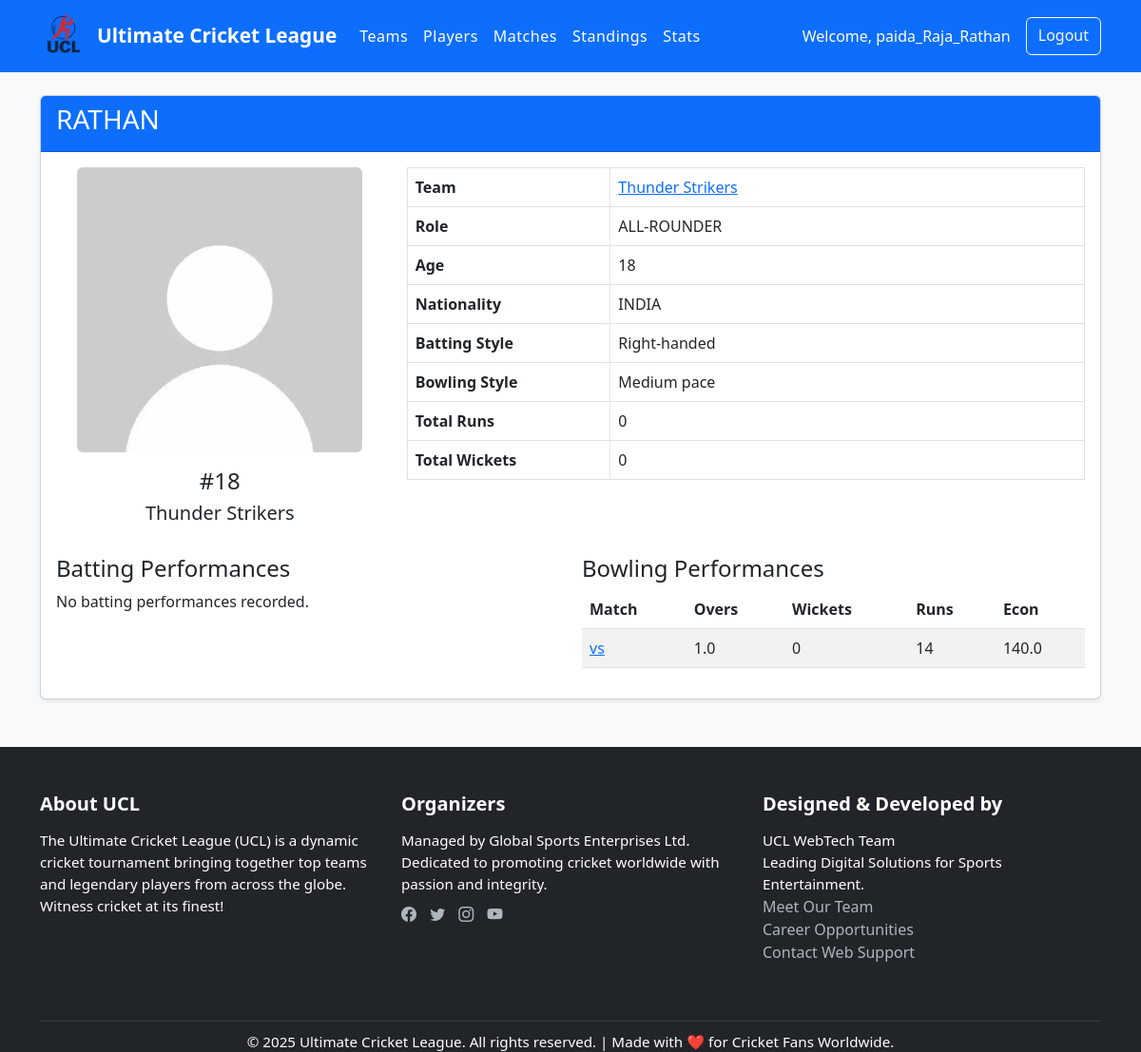
Before: /players/2/ (signed in) with the older database file.
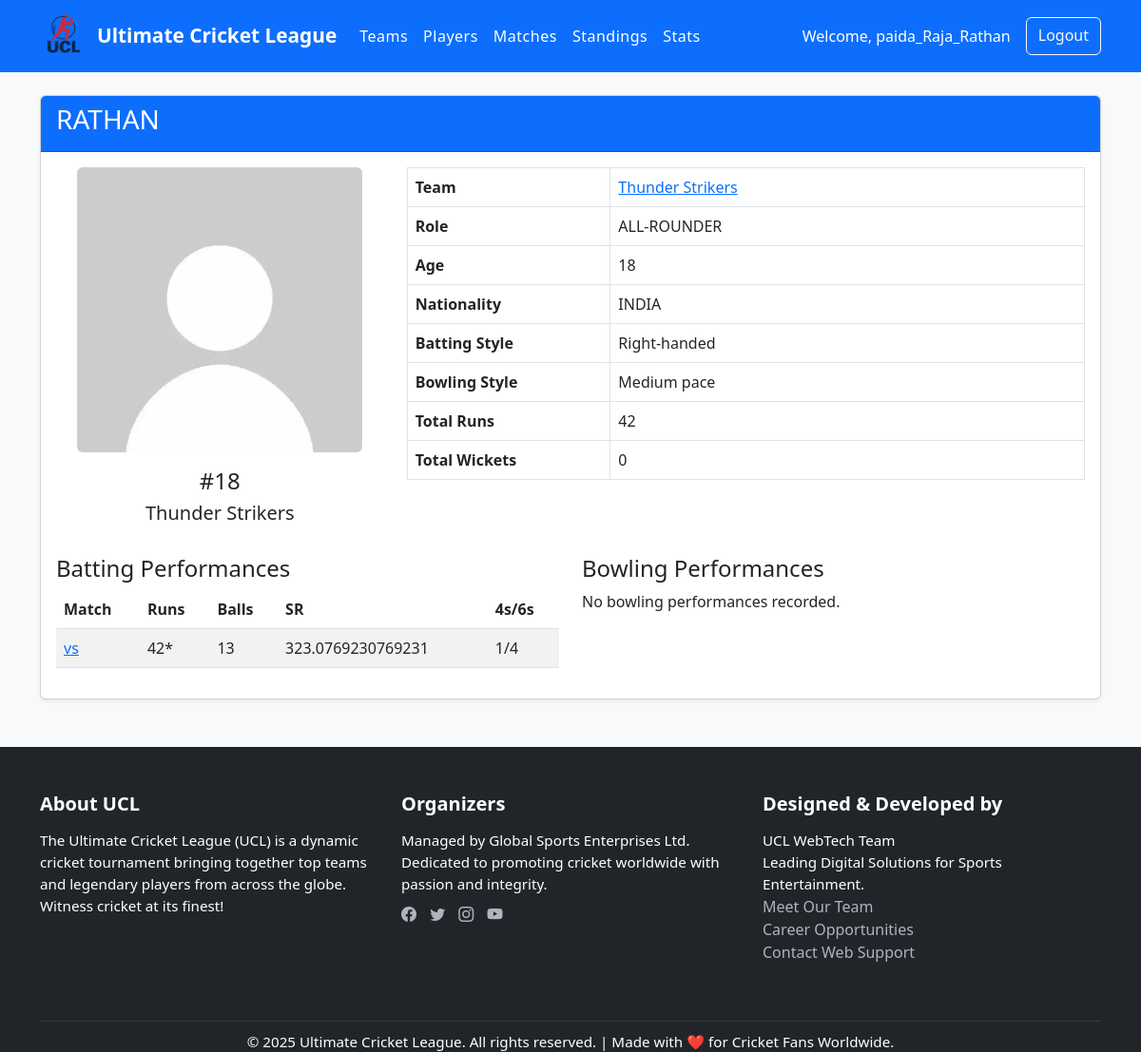
After: the same page with the newer database file.
### tournament/models.py (models this page shows, shortened)
class Player(models.Model):
    BATTING_STYLE = [
        ('Right', 'Right-handed'),
        ('Left', 'Left-handed'),
    ]
    BOWLING_STYLE = [
        ('Fast', 'Fast bowler'),
        ('Medium', 'Medium pace'),
        ('Spin', 'Spin bowler'),
        ('NA', 'Not a bowler'),
    ]
    name = models.CharField(max_length=100)
    team = models.ForeignKey(Team, on_delete=models.CASCADE, related_name='players')
    age = models.PositiveIntegerField()
    nationality = models.CharField(max_length=100)
    batting_style = models.CharField(max_length=10, choices=BATTING_STYLE)
    bowling_style = models.CharField(max_length=10, choices=BOWLING_STYLE)
    role = models.CharField(max_length=50)
    photo = models.ImageField(upload_to='player_photos/', null=True, blank=True)
    jersey_number = models.PositiveIntegerField()
    total_runs = models.PositiveIntegerField(default=0)
    total_balls_faced = models.PositiveIntegerField(default=0)
    total_fours = models.PositiveIntegerField(default=0)
    total_sixes = models.PositiveIntegerField(default=0)
    highest_score = models.PositiveIntegerField(default=0)
    fifties = models.PositiveIntegerField(default=0)
    centuries = models.PositiveIntegerField(default=0)
    total_wickets = models.PositiveIntegerField(default=0)
    total_overs_bowled = models.DecimalField(max_digits=5, decimal_places=1, default=0)
    total_runs_conceded = models.PositiveIntegerField(default=0)
    best_bowling_wickets = models.PositiveIntegerField(default=0)
    best_bowling_runs = models.PositiveIntegerField(default=0)
    total_catches = models.PositiveIntegerField(default=0)
    total_stumpings = models.PositiveIntegerField(default=0)
    total_run_outs = models.PositiveIntegerField(default=0)
    out = models.BooleanField(default=False)
    wicket_type = models.CharField(max_length=20, blank=True, null=True)
    @property
    def total_runs(self):
        return sum(performance.runs for performance in self.batting_performances.all())
    @property
    def total_wickets(self):
        return sum(performance.wickets for performance in self.bowling_performances.all())

class BowlingPerformance(models.Model):
    player = models.ForeignKey(Player, on_delete=models.CASCADE, related_name='bowling_performances')
    match = models.ForeignKey('Match', on_delete=models.CASCADE, related_name='bowling_performances')
    innings = models.PositiveIntegerField(default=1)  # <-- Add this
    overs = models.FloatField(default=0)
    maidens = models.IntegerField(default=0)
    runs_conceded = models.IntegerField(default=0)
    wickets = models.IntegerField(default=0)
    economy = models.FloatField(default=0)

class Team(models.Model):
    name = models.CharField(max_length=100, unique=True)
    short_name = models.CharField(max_length=3, blank=True)
    logo = models.ImageField(upload_to='team_logos/', null=True, blank=True)
    home_ground = models.CharField(max_length=100)
    captain = models.ForeignKey('Player', on_delete=models.SET_NULL, null=True, blank=True, related_name='captain_of')
    coach = models.CharField(max_length=100)
    founded = models.PositiveIntegerField()
    public = models.BooleanField(default=True)
    manager = models.ForeignKey(User, on_delete=models.CASCADE, related_name='managed_teams', null=True, blank=True)
    matches_played = models.PositiveIntegerField(default=0)
    wins = models.PositiveIntegerField(default=0)
    losses = models.PositiveIntegerField(default=0)
    draws = models.PositiveIntegerField(default=0)
    points = models.PositiveIntegerField(default=0)  # Added concrete points field
    total_matches = models.IntegerField(default=0)
    wins = models.IntegerField(default=0)
    losses = models.IntegerField(default=0)
    draws = models.IntegerField(default=0)
    points = models.IntegerField(default=0)

class BattingPerformance(models.Model):
    player = models.ForeignKey(Player, on_delete=models.CASCADE, related_name='batting_performances')
    match = models.ForeignKey(Match, on_delete=models.CASCADE, related_name='batting_performances')
    runs = models.PositiveIntegerField(default=0)
    balls_faced = models.PositiveIntegerField(default=0)
    fours = models.PositiveIntegerField(default=0)
    sixes = models.PositiveIntegerField(default=0)
    not_out = models.BooleanField(default=False)
    innings = models.PositiveIntegerField(default=1)
    bowler = models.ForeignKey(Player, on_delete=models.SET_NULL, null=True, blank=True, related_name='bowling_dismissals')
    @property
    def strike_rate(self):
        if self.balls_faced > 0:
            return (self.runs / self.balls_faced) * 100
        return 0

### tournament/views.py (the view)
# urls.py: path('players/<int:player_id>/', views.player_detail, name='player_detail'),
@login_required
def player_detail(request, player_id):
    player = get_object_or_404(Player, pk=player_id)
    batting_performances = player.batting_performances.all().order_by('-match__date')
    bowling_performances = player.bowling_performances.all().order_by('-match__date')
    context = {
        'player': player,
        'batting_performances': batting_performances,
        'bowling_performances': bowling_performances,
    }
    return render(request, 'tournament/player_detail.html', context)

### tournament/templates/tournament/player_detail.html (shortened to what the changed rows need)
{% extends 'tournament/base.html' %}
{% load humanize %}
{% load static%}
{% block content %}
    <div class="card mb-4">
        <div class="card-header bg-primary text-white">
            <h3>{{ player.name }}</h3>
        </div>
        <div class="card-body">
            <div class="row">
                <div class="col-md-4 text-center">
                    {% if player.photo %}
                        <img src="{{ player.photo.url }}" alt="{{ player.name }}" class="img-fluid rounded mb-3" style="max-height: 300px;">
                    {% endif %}
                    <h4>#{{ player.jersey_number }}</h4>
                    <h5>{{ player.team.name }}</h5>
                </div>
                <div class="col-md-8">
                    <table class="table table-bordered">
                        <tr>
                            <th width="30%">Team</th>
                            <td><a href="{% url 'team_detail' player.team.id %}">{{ player.team.name }}</a></td>
                        </tr>
                        <tr>
                            <th>Role</th>
                            <td>{{ player.role }}</td>
                        </tr>
                        <tr>
                            <th>Age</th>
                            <td>{{ player.age }}</td>
                        </tr>
                        <tr>
                            <th>Nationality</th>
                            <td>{{ player.nationality }}</td>
                        </tr>
                        <tr>
                            <th>Batting Style</th>
                            <td>{{ player.get_batting_style_display }}</td>
                        </tr>
                        <tr>
                            <th>Bowling Style</th>
                            <td>{{ player.get_bowling_style_display }}</td>
                        </tr>
                        <tr>
                            <th>Total Runs</th>
                            <td>{{ player.total_runs }}</td>
                        </tr>
                        <tr>
                            <th>Total Wickets</th>
                            <td>{{ player.total_wickets }}</td>
                        </tr>
                    </table>
                </div>
            </div>
            <div class="row mt-4">
                <div class="col-md-6">
                    <h4>Batting Performances</h4>
                    {% if batting_performances %}
                        <div class="table-responsive">
                            <table class="table table-striped">
                                <thead>
                                    <tr>
                                        <th>Match</th>
                                        <th>Runs</th>
                                        <th>Balls</th>
                                        <th>SR</th>
                                        <th>4s/6s</th>
                                    </tr>
                                </thead>
                                <tbody>
                                    {% for performance in batting_performances %}
                                        <tr>
                                            <td>
                                                <a href="{% url 'match_detail' performance.match.id %}">
                                                    vs {{ performance.match.get_opponent_team.name }}
                                                </a>
                                            </td>
                                            <td>{{ performance.runs }}{% if performance.not_out %}*{% endif %}</td>
                                            <td>{{ performance.balls_faced }}</td>
                                            <td>{{ performance.strike_rate }}</td>
                                            <td>{{ performance.fours }}/{{ performance.sixes }}</td>
                                        </tr>
                                    {% endfor %}
                                </tbody>
                            </table>
                        </div>
                    {% else %}
                        <p>No batting performances recorded.</p>
                    {% endif %}
                </div>
                <div class="col-md-6">
                    <h4>Bowling Performances</h4>
                    {% if bowling_performances %}
                        <div class="table-responsive">
                            <table class="table table-striped">
                                <thead>
                                    <tr>
                                        <th>Match</th>
                                        <th>Overs</th>
                                        <th>Wickets</th>
                                        <th>Runs</th>
                                        <th>Econ</th>
                                    </tr>
                                </thead>
                                <tbody>
                                    {% for performance in bowling_performances %}
                                        <tr>
                                            <td>
                                                <a href="{% url 'match_detail' performance.match.id %}">
                                                    vs {{ performance.match.get_opponent_team.name }}
                                                </a>
                                            </td>
                                            <td>{{ performance.overs }}</td>
                                            <td>{{ performance.wickets }}</td>
                                            <td>{{ performance.runs_conceded }}</td>
                                            <td>{{ performance.economy }}</td>
                                        </tr>
                                    {% endfor %}
                                </tbody>
                            </table>
                        </div>
                    {% else %}
                        <p>No bowling performances recorded.</p>
                    {% endif %}
                </div>
            </div>
        </div>
    </div>
{% endblock %}

Changed rows visible on the page:
removed BowlingPerformance: overs "1.0", wickets "0", runs_conceded "14", economy "140.0"
computed for Player "RATHAN": total_runs "0" → "42"
added BattingPerformance: runs "42", balls_faced "13", strike_rate "323.0769230769231", fours "1", sixes "4"
Other visible differences:
text no longer shown: "No batting performances recorded. Overs Wickets Econ"
text now shown: "Balls SR 4s/6s No bowling performances recorded."
